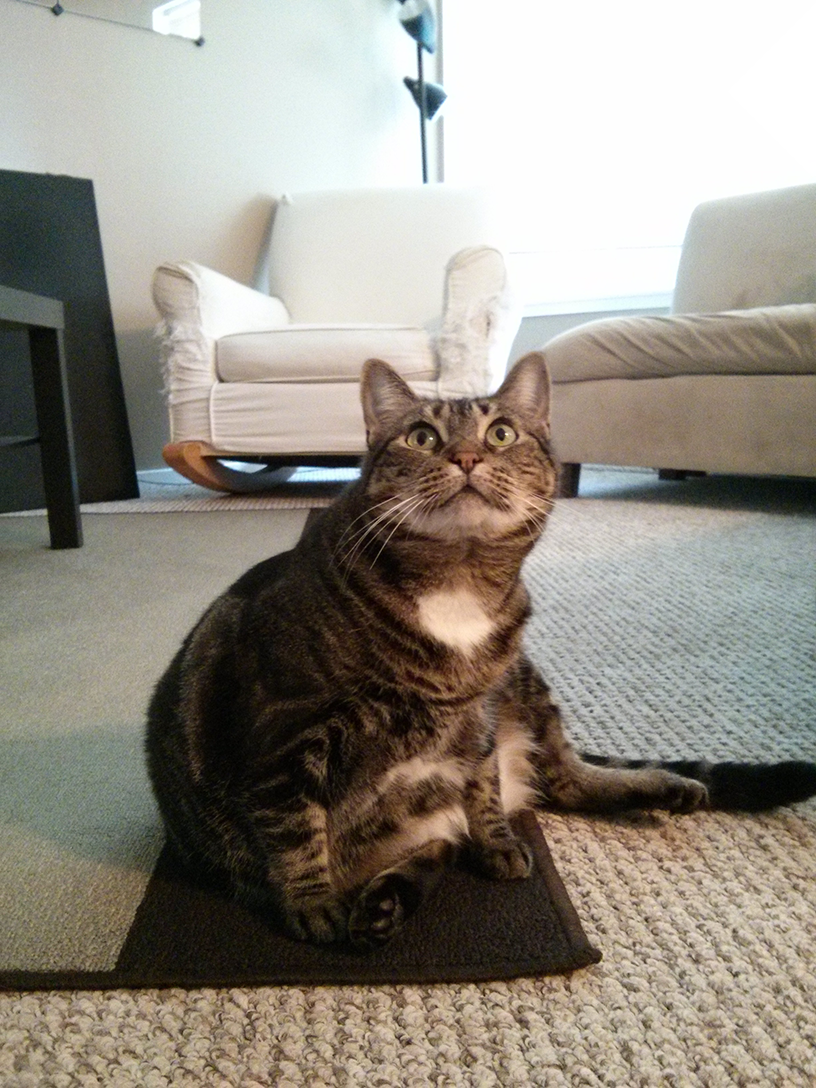
#> input picture python/zophie.png, 816 x 1088 px
$ python tets_image.py
#> lines starting #> are read from the running program, lines starting #| are printed output that depends on the picture
#!/usr/bin/python3
# -*- coding: UTF-8 -*-

import os
from PIL import Image, ImageDraw

img = Image.open('zophie.png')
#> img is the input picture: PIL image 816x1088 RGB; mean R, G, B 147, 141.1, 131.1
print(img.size)
#| (816, 1088)
img.save('yy.jpg')

# 剪裁图片
croppedImg = img.crop((335, 345, 565, 560))
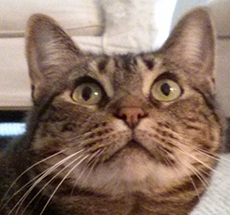
#> croppedImg: PIL image 230x215 RGB; mean R, G, B 139.1, 115.1, 100.7
croppedImg.save('cropped.png')

# [6 lines of commented-out code are left out]

im = Image.new('RGBA', (400, 400), 'white')
#> im: PIL image 400x400 RGBA; every value is 255
draw = ImageDraw.Draw(im)
draw.line([(0, 0), (399, 0), (399, 399), (0, 399), (0, 0)], fill='black')
draw.rectangle((20, 30, 60, 60), fill='blue')
draw.ellipse((120, 30, 160, 60), fill='red')
draw.polygon(((57, 87), (79, 62), (94, 85), (120, 90), (103, 113)), fill='brown')
for i in range(100, 400, 10):
    draw.line([(i, 0), (400, i - 100)], fill='green')

draw.text((200,200),'Hello,every body!',fill='purple')
im.save('drawing.png')
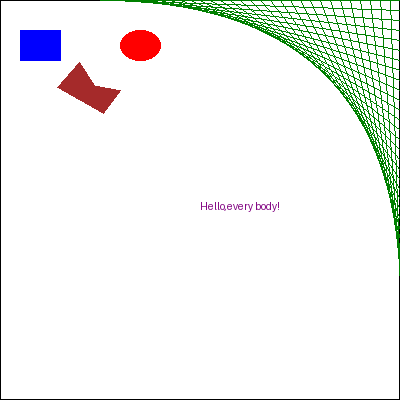
#> saved as drawing.png: PIL image 400x400 RGBA; mean R, G, B, A 241.3, 243, 240.7, 255

# [6 lines of commented-out code are left out]
